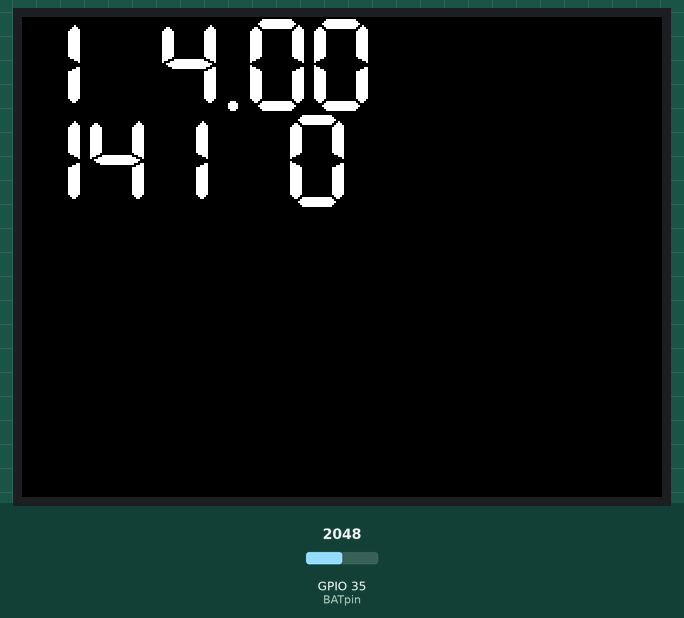
Recording of a sketch running on a simulated ESP32. Parts: 320×240 colour display. Inputs (shaded band) come from the test bench; at power-on: GPIO 35 (BATpin) = 2048. What the sketch prints to the serial monitor is not drawn.

Above: at 1.4 s.
1.5 s: GPIO 35 (BATpin) set to 2866
At 3.5 s:
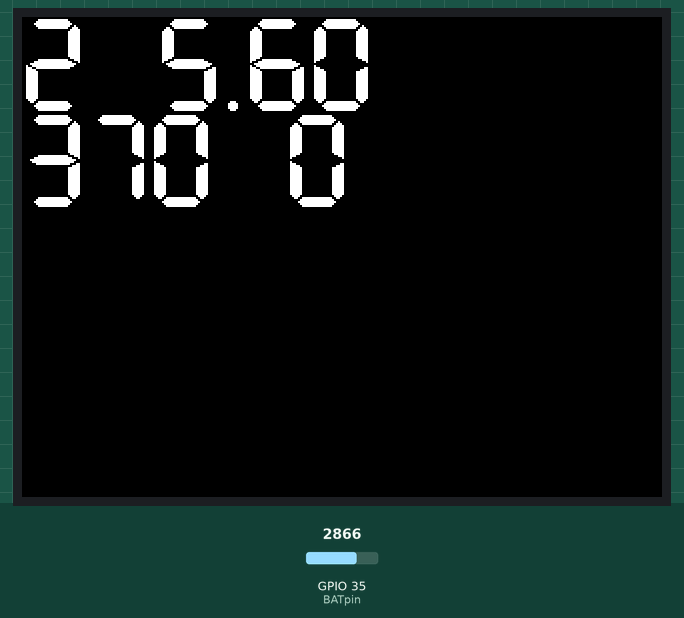
4.5 s: GPIO 35 (BATpin) set to 3603
At 6.0 s:
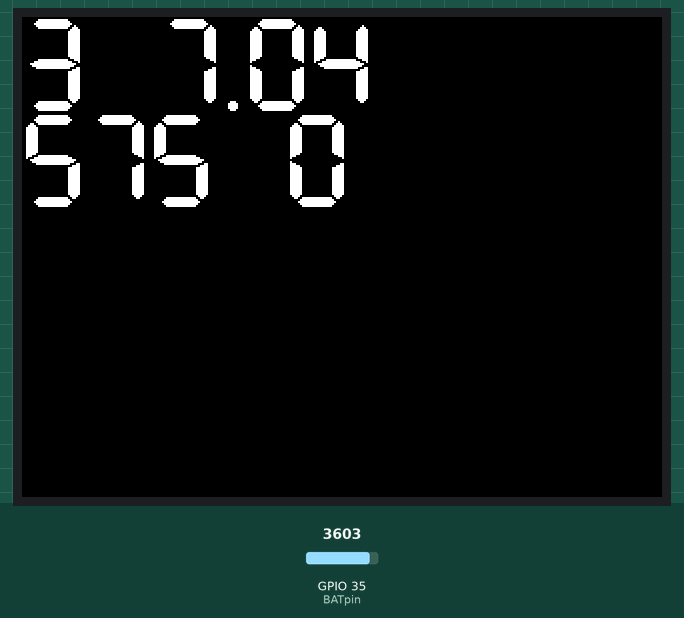
6.7 s: GPIO 35 (BATpin) set to 4095
At 8.0 s:
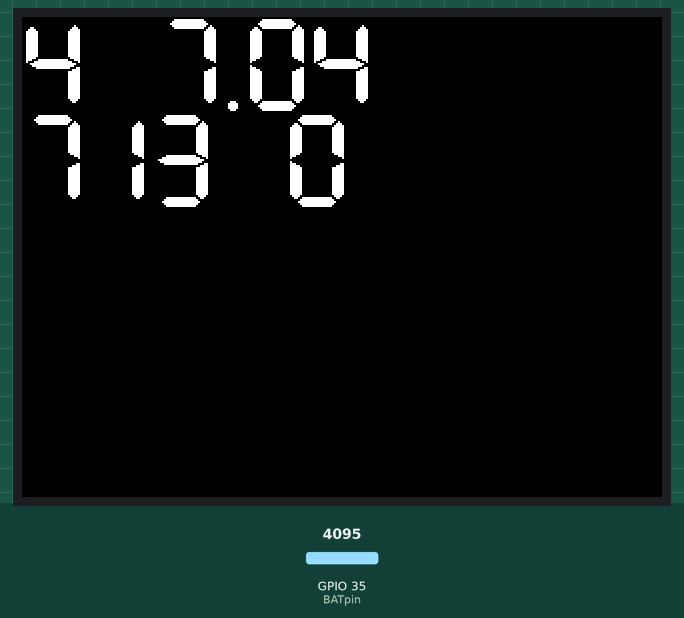
Timing chart, 0 to 9.7 s (numbered marks = the images above; inputs shaded):
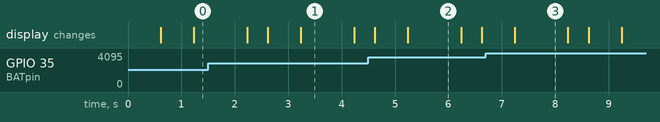

The sketch:

M5Fire_battery.ino
```cpp
#include <M5Stack.h>
/*
Requires soldering, see Readme.md

not optimized - for demo simplicity
*/

//BATTERY SETUP
#define BATpin 35
#define BATmax 3.7
#define BATmin 3.0
float ADC_divider = 2;

float getBatLevel()
{
  delay(100); //is necessry to get correct readings
  return ADC_divider * (float)(analogRead(BATpin)) / 1024.0; // LiPo battery voltage in volts
}

int getBatPercent()
{
  return (int)(100*(getBatLevel() - BATmin) / (BATmax - BATmin) -1 ); //-1 to not get 101-102% due to input noises
}

void setup(void) {
  Serial.begin(115200);
  Serial.println("Hello!");
  pinMode(BATpin, INPUT);
  M5.begin();
  M5.Lcd.fillScreen(BLACK);
}

long i=0;

void loop(void)
{
  M5.Lcd.fillScreen(BLACK);
  M5.Lcd.setCursor(0, 0, 7);
  i++;
  bool a=M5.isChargeFull();
  Serial.print(getBatLevel());
  Serial.print("   ");
  Serial.print(getBatPercent());
  Serial.print("   ");

  M5.Lcd.println((String)i+"   "+(String)getBatLevel());
  delay(500); //needed to mitigate M5Fire-fail
  M5.Lcd.println((String)getBatPercent()+"   "+(String)M5.isChargeFull()); //Never full while runnig
  if (M5.isChargeFull())
  {
    Serial.println("Full!");
  }
  else
  {
    Serial.println("Not full :(");
  }
  delay (1000);
}
```

Measured:
- what the display in image 1 shows lasts 1.0 s, from 3.2 s to 4.2 s
